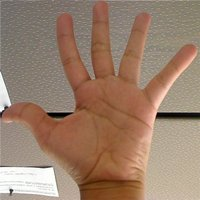
//> input picture CppImageProcessing/images/Back_Projection_Theory0.jpg, 200 x 200 px
$ ./periodic_noise ../images/Back_Projection_Theory0.jpg   (built with g++ and OpenCV 4)
//> lines starting //> are read from the running program, lines starting //| are printed output that depends on the picture; after the words box and inside, x2 and y2 are one past the last pixel; in counts of white or black regions, pixels touching at a corner belong together
/**
 * @brief Goal
 * 1. how to remove periodic noise in the Fourier domai
 *
 * @author Wei Li (weili_yzzcq@163.com)
 * @date 2023-05-06
 * @version Samples of OpenCV 4.7
 *
 */

#include <opencv2/imgproc.hpp>
#include <opencv2/highgui.hpp>
#include <opencv2/core/utils/logger.hpp>

void fftshift(const cv::Mat &inputImg, cv::Mat &outputImg);
void filter2DFreq(const cv::Mat &inputImg, cv::Mat &outputImg, const cv::Mat &H);
void synthesizeFilterH(cv::Mat &inputOutput_H, cv::Point center, int radius);
void calcPSD(const cv::Mat &inputImg, cv::Mat &outputImg, int flag = 0);

const cv::String keys =
    "{help h usage ? |             | print this message   }"
    "{@image          |period_input.jpg | input image name     }";

/**
 * @brief main function for the entry point
 */
int main(int argc, char *argv[])
{
    cv::utils::logging::setLogLevel(
        cv::utils::logging::LogLevel::LOG_LEVEL_ERROR);
    /* -------------------------------------------------- */
    cv::CommandLineParser parser(argc, argv, keys);
    cv::String strInFileName = parser.get<cv::String>("@image");
    cv::Mat imgIn = cv::imread(cv::samples::findFile(strInFileName),
                               cv::IMREAD_GRAYSCALE);
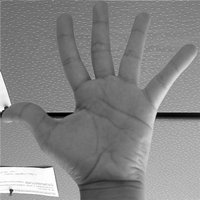
//> imgIn: 200 rows x 200 cols, CV_8UC1; min 0, max 255, mean 133.1
    if (imgIn.empty()) // check whether the image is loaded or not
    {
        std::cout << "ERROR : Image cannot be loaded..!!" << std::endl;
        return -1;
    }

    cv::imshow("Image corrupted", imgIn);
    imgIn.convertTo(imgIn, CV_32F);
//> imgIn: 200 rows x 200 cols, CV_32FC1

    //! [main]
    // it needs to process even image only
    cv::Rect roi = cv::Rect(0, 0, imgIn.cols & -2, imgIn.rows & -2);
//> roi = Rect(0, 0, 200, 200)
    imgIn = imgIn(roi);

    // PSD calculation (start)
    cv::Mat imgPSD;
    calcPSD(imgIn, imgPSD);
    fftshift(imgPSD, imgPSD);
    cv::normalize(imgPSD, imgPSD, 0, 255, cv::NORM_MINMAX);
    // PSD calculation (stop)

    // H calculation (start)
    cv::Mat H = cv::Mat(roi.size(), CV_32F, cv::Scalar(1));
    const int r = 21;
    synthesizeFilterH(H, cv::Point(705, 458), r);
    synthesizeFilterH(H, cv::Point(850, 391), r);
    synthesizeFilterH(H, cv::Point(993, 325), r);
    // H calculation (stop)
    //  filtering (start)
    cv::Mat imgOut;
    fftshift(H, H);
    filter2DFreq(imgIn, imgOut, H);
    // filtering (stop)
    //! [main]

    imgOut.convertTo(imgOut, CV_8U);
    cv::normalize(imgOut, imgOut, 0, 255, cv::NORM_MINMAX);

    cv::imwrite("result.jpg", imgOut);
    cv::imwrite("PSD.jpg", imgPSD);

    fftshift(H, H);
    cv::normalize(H, H, 0, 255, cv::NORM_MINMAX);
    cv::imshow("Debluring", imgOut);
    cv::imwrite("filter.jpg", H);

    cv::waitKey(0);
    cv::destroyAllWindows();

    return 0;
}

void fftshift(const cv::Mat &inputImg, cv::Mat &outputImg)
{
    outputImg = inputImg.clone();
    int cx = outputImg.cols / 2;
    int cy = outputImg.rows / 2;
    cv::Mat q0(outputImg, cv::Rect(0, 0, cx, cy));
    cv::Mat q1(outputImg, cv::Rect(cx, 0, cx, cy));
    cv::Mat q2(outputImg, cv::Rect(0, cy, cx, cy));
    cv::Mat q3(outputImg, cv::Rect(cx, cy, cx, cy));
    cv::Mat tmp;
    q0.copyTo(tmp);
    q3.copyTo(q0);
    tmp.copyTo(q3);
    q1.copyTo(tmp);
    q2.copyTo(q1);
    tmp.copyTo(q2);
}

void filter2DFreq(const cv::Mat &inputImg, cv::Mat &outputImg, const cv::Mat &H)
{
    cv::Mat planes[2] = {cv::Mat_<float>(inputImg.clone()),
                         cv::Mat::zeros(inputImg.size(), CV_32F)};
    cv::Mat complexI;
    cv::merge(planes, 2, complexI);
    cv::dft(complexI, complexI, cv::DFT_SCALE);

    cv::Mat planesH[2] = {cv::Mat_<float>(H.clone()),
                          cv::Mat::zeros(H.size(), CV_32F)};
    cv::Mat complexH;
    cv::merge(planesH, 2, complexH);
    cv::Mat complexIH;
    cv::mulSpectrums(complexI, complexH, complexIH, 0);

    cv::idft(complexIH, complexIH);
    cv::split(complexIH, planes);
    outputImg = planes[0];
}

void synthesizeFilterH(cv::Mat &inputOutput_H, cv::Point center, int radius)
{
    cv::Point c2 = center, c3 = center, c4 = center;
    c2.y = inputOutput_H.rows - center.y;
    c3.x = inputOutput_H.cols - center.x;
    c4 = cv::Point(c3.x, c2.y);
    cv::circle(inputOutput_H, center, radius, 0, -1, 8);
    cv::circle(inputOutput_H, c2, radius, 0, -1, 8);
    cv::circle(inputOutput_H, c3, radius, 0, -1, 8);
    cv::circle(inputOutput_H, c4, radius, 0, -1, 8);
}


// Function calculates PSD(Power spectrum density) by fft with two flags
// flag = 0 means to return PSD
// flag = 1 means to return log(PSD)
//! [calcPSD]
void calcPSD(const cv::Mat &inputImg, cv::Mat &outputImg, int flag)
{
//> called with flag = 0
    cv::Mat planes[2] = {cv::Mat_<float>(inputImg.clone()),
                         cv::Mat::zeros(inputImg.size(), CV_32F)};
//> planes[1]: 200 rows x 200 cols, CV_32FC1; every value is 0
    cv::Mat complexI;
    cv::merge(planes, 2, complexI);
    cv::dft(complexI, complexI);
    cv::split(complexI, planes); // planes[0] = Re(DFT(I)), planes[1] = Im(DFT(I))
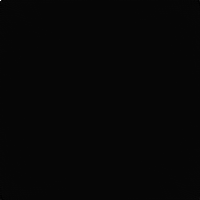
//> planes[0]: 200 rows x 200 cols, CV_32FC1; min -147205.8, max 5322966, mean 121; drawn with min black and max white
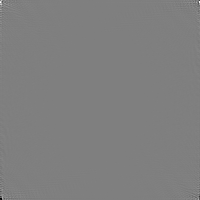
//> planes[1]: 200 rows x 200 cols, CV_32FC1; min -274473.2, max 274473.2, mean 0; drawn with min black and max white

    planes[0].at<float>(0) = 0;
//> planes[0]: 200 rows x 200 cols, CV_32FC1; 1 pixels changed, all inside (x1, y1, x2, y2) = (0, 0, 1, 1)
    planes[1].at<float>(0) = 0;

    // compute the PSD = sqrt(Re(DFT(I))^2 + Im(DFT(I))^2)^2
    cv::Mat imgPSD;
    cv::magnitude(planes[0], planes[1], imgPSD); // imgPSD = sqrt(Power spectrum density)
    cv::pow(imgPSD, 2, imgPSD);                  // it needs ^2 in order to get PSD
    outputImg = imgPSD;
//> in fftshift (call 2), `q0.copyTo(tmp);`: tmp: 100 rows x 100 cols, CV_32FC1; every value is 1
//> in filter2DFreq, `cv::split(complexIH, planes);`:
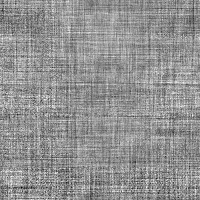
//> planes[1]: 200 rows x 200 cols, CV_32FC1; min -2.42e-05, max 1.79e-05, mean 0; drawn with min black and max white

    // logPSD = log(1 + PSD)
    if (flag)
    {
        cv::Mat imglogPSD;
        imglogPSD = imgPSD + cv::Scalar::all(1);
        cv::log(imglogPSD, imglogPSD);
        outputImg = imglogPSD;
    }
}

$ run again, on CppImageProcessing/images/Histogram_Comparison_1.jpg
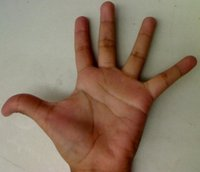
//> input picture CppImageProcessing/images/Histogram_Comparison_1.jpg, 200 x 172 px
//> tmp: 86 rows x 100 cols, CV_32FC1; every value is 1
//> in filter2DFreq, `cv::split(complexIH, planes);`:
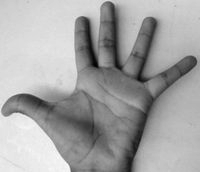
//> planes[0]: 172 rows x 200 cols, CV_32FC1; min -4.35e-06, max 193, mean 124.3; drawn with min black and max white
//> in filter2DFreq, `cv::split(complexIH, planes);`:
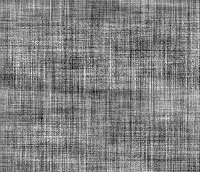
//> planes[1]: 172 rows x 200 cols, CV_32FC1; min -1.92e-05, max 1.84e-05, mean -2.54e-15; drawn with min black and max white
